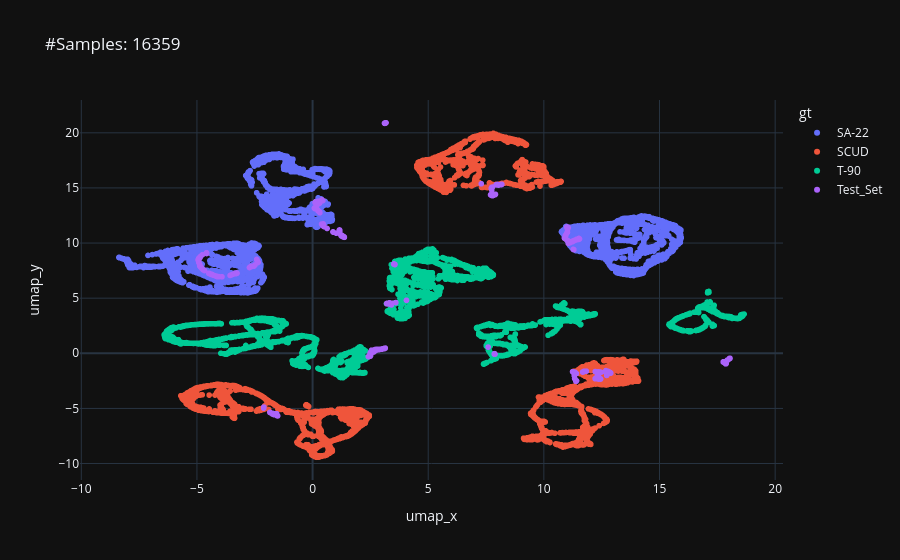

Source (notebook cell):
### Code cell
fig

### Figure 1 — Plotly figure (JSON) as saved in the notebook; plotly's stock layout.template omitted (floating-point values rounded to 4 significant figures; data arrays with more than 128 entries replaced by an {"elided": "..."} marker saying what was removed)
{"data": [{"hovertemplate": "<b>%{hovertext}</b><br><br>gt=SA-22<br>umap_x=%{x}<br>umap_y=%{y}<extra></extra>", "hovertext": {"elided": "5298 str values"}, "legendgroup": "SA-22", "marker": {"color": "#636efa", "symbol": "circle"}, "mode": "markers", "name": "SA-22", "showlegend": true, "x": {"elided": "5298 float values"}, "xaxis": "x", "y": {"elided": "5298 float values"}, "yaxis": "y", "type": "scattergl"}, {"hovertemplate": "<b>%{hovertext}</b><br><br>gt=SCUD<br>umap_x=%{x}<br>umap_y=%{y}<extra></extra>", "hovertext": {"elided": "5345 str values"}, "legendgroup": "SCUD", "marker": {"color": "#EF553B", "symbol": "circle"}, "mode": "markers", "name": "SCUD", "showlegend": true, "x": {"elided": "5345 float values"}, "xaxis": "x", "y": {"elided": "5345 float values"}, "yaxis": "y", "type": "scattergl"}, {"hovertemplate": "<b>%{hovertext}</b><br><br>gt=T-90<br>umap_x=%{x}<br>umap_y=%{y}<extra></extra>", "hovertext": {"elided": "5118 str values"}, "legendgroup": "T-90", "marker": {"color": "#00cc96", "symbol": "circle"}, "mode": "markers", "name": "T-90", "showlegend": true, "x": {"elided": "5118 float values"}, "xaxis": "x", "y": {"elided": "5118 float values"}, "yaxis": "y", "type": "scattergl"}, {"hovertemplate": "<b>%{hovertext}</b><br><br>gt=Test_Set<br>umap_x=%{x}<br>umap_y=%{y}<extra></extra>", "hovertext": {"elided": "598 str values"}, "legendgroup": "Test_Set", "marker": {"color": "#ab63fa", "symbol": "circle"}, "mode": "markers", "name": "Test_Set", "showlegend": true, "x": {"elided": "598 float values"}, "xaxis": "x", "y": {"elided": "598 float values"}, "yaxis": "y", "type": "scattergl"}], "layout": {"xaxis": {"anchor": "y", "domain": [0.0, 1.0], "title": {"text": "umap_x"}}, "yaxis": {"anchor": "x", "domain": [0.0, 1.0], "title": {"text": "umap_y"}}, "legend": {"title": {"text": "gt"}, "tracegroupgap": 0}, "title": {"text": "#Samples: 16359"}}}
